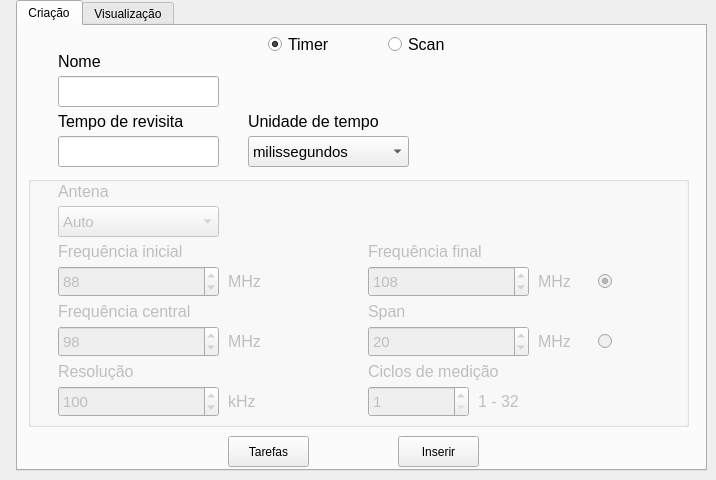
    <widget class="QWidget" name="tab_5">
     <attribute name="title">
      <string>Bloco de execução</string>
     </attribute>
     <widget class="QTabWidget" name="tabWidget_3">
      <property name="geometry">
       <rect>
        <x>16</x>
        <y>0</y>
        <width>691</width>
        <height>471</height>
       </rect>
      </property>
      <property name="currentIndex">
       <number>0</number>
      </property>
      <widget class="QWidget" name="tab_15">
       <attribute name="title">
        <string>Criação</string>
       </attribute>
       <widget class="QPushButton" name="scan_inserir_bt">
        <property name="geometry">
         <rect>
          <x>380</x>
          <y>410</y>
          <width>81</width>
          <height>31</height>
         </rect>
        </property>
        <property name="text">
         <string>Inserir</string>
        </property>
       </widget>
       <widget class="QPushButton" name="scan_tarefas_bt">
        <property name="geometry">
         <rect>
          <x>210</x>
          <y>410</y>
          <width>81</width>
          <height>31</height>
         </rect>
        </property>
        <property name="text">
         <string>Tarefas</string>
        </property>
       </widget>
       <widget class="QLineEdit" name="scan_nome_edit">
        <property name="geometry">
         <rect>
          <x>40</x>
          <y>50</y>
          <width>161</width>
          <height>31</height>
         </rect>
        </property>
        <property name="font">
         <font>
          <pointsize>11</pointsize>
         </font>
        </property>
       </widget>
       <widget class="QLabel" name="scan_nome_label">
        <property name="geometry">
         <rect>
          <x>40</x>
          <y>20</y>
          <width>71</width>
          <height>31</height>
         </rect>
        </property>
        <property name="font">
         <font>
          <pointsize>12</pointsize>
         </font>
        </property>
        <property name="text">
         <string>Nome</string>
        </property>
       </widget>
       <widget class="QRadioButton" name="scan_scan_radio">
        <property name="geometry">
         <rect>
          <x>370</x>
          <y>10</y>
          <width>82</width>
          <height>17</height>
         </rect>
        </property>
        <property name="font">
         <font>
          <pointsize>12</pointsize>
         </font>
        </property>
        <property name="text">
         <string>Scan</string>
        </property>
        <property name="checkable">
         <bool>true</bool>
        </property>
        <property name="checked">
         <bool>false</bool>
        </property>
       </widget>
       <widget class="QLabel" name="scan_inter_label">
        <property name="geometry">
         <rect>
          <x>40</x>
          <y>80</y>
          <width>141</width>
          <height>31</height>
         </rect>
        </property>
        <property name="font">
         <font>
          <pointsize>12</pointsize>
         </font>
        </property>
        <property name="text">
         <string>Tempo de revisita</string>
        </property>
       </widget>
       <widget class="QLineEdit" name="scan_inter_edit">
        <property name="geometry">
         <rect>
          <x>40</x>
          <y>110</y>
          <width>161</width>
          <height>31</height>
         </rect>
        </property>
        <property name="font">
         <font>
          <pointsize>11</pointsize>
         </font>
        </property>
       </widget>
       <widget class="QGroupBox" name="groupBox">
        <property name="enabled">
         <bool>false</bool>
        </property>
        <property name="geometry">
         <rect>
          <x>10</x>
          <y>150</y>
          <width>661</width>
          <height>251</height>
         </rect>
        </property>
        <property name="title">
         <string/>
        </property>
        <widget class="QLabel" name="scan_mhzspan_label">
         <property name="geometry">
          <rect>
           <x>510</x>
           <y>150</y>
           <width>71</width>
           <height>31</height>
          </rect>
         </property>
         <property name="font">
          <font>
           <pointsize>12</pointsize>
          </font>
         </property>
         <property name="text">
          <string>MHz</string>
         </property>
        </widget>
        <widget class="QLabel" name="scan_mhzmin_label_2">
         <property name="geometry">
          <rect>
           <x>510</x>
           <y>90</y>
           <width>71</width>
           <height>31</height>
          </rect>
         </property>
         <property name="font">
          <font>
           <pointsize>12</pointsize>
          </font>
         </property>
         <property name="text">
          <string>MHz</string>
         </property>
        </widget>
        <widget class="QRadioButton" name="scan_central_radio">
         <property name="enabled">
          <bool>false</bool>
         </property>
         <property name="geometry">
          <rect>
           <x>570</x>
           <y>150</y>
           <width>21</width>
           <height>31</height>
          </rect>
         </property>
         <property name="font">
          <font>
           <pointsize>12</pointsize>
          </font>
         </property>
         <property name="text">
          <string/>
         </property>
        </widget>
        <widget class="QSpinBox" name="scan_fmin_sbox">
         <property name="enabled">
          <bool>false</bool>
         </property>
         <property name="geometry">
          <rect>
           <x>30</x>
           <y>90</y>
           <width>161</width>
           <height>31</height>
          </rect>
         </property>
         <property name="font">
          <font>
           <pointsize>11</pointsize>
          </font>
         </property>
         <property name="minimum">
          <number>10</number>
         </property>
         <property name="maximum">
          <number>6000</number>
         </property>
         <property name="singleStep">
          <number>1</number>
         </property>
         <property name="value">
          <number>88</number>
         </property>
        </widget>
        <widget class="QSpinBox" name="scan_span_sbox">
         <property name="enabled">
          <bool>false</bool>
         </property>
         <property name="geometry">
          <rect>
           <x>340</x>
           <y>150</y>
           <width>161</width>
           <height>31</height>
          </rect>
         </property>
         <property name="font">
          <font>
           <pointsize>11</pointsize>
          </font>
         </property>
         <property name="minimum">
          <number>10</number>
         </property>
         <property name="maximum">
          <number>6000</number>
         </property>
         <property name="singleStep">
          <number>1</number>
         </property>
         <property name="value">
          <number>20</number>
         </property>
        </widget>
        <widget class="QLabel" name="scan_fmin_label">
         <property name="geometry">
          <rect>
           <x>30</x>
           <y>60</y>
           <width>161</width>
           <height>31</height>
          </rect>
         </property>
         <property name="font">
          <font>
           <pointsize>12</pointsize>
          </font>
         </property>
         <property name="text">
          <string>Frequência inicial</string>
         </property>
        </widget>
        <widget class="QLabel" name="scan_mhzmin_label">
         <property name="geometry">
          <rect>
           <x>200</x>
           <y>90</y>
           <width>71</width>
           <height>31</height>
          </rect>
         </property>
         <property name="font">
          <font>
           <pointsize>12</pointsize>
          </font>
         </property>
         <property name="text">
          <string>MHz</string>
         </property>
        </widget>
        <widget class="QLabel" name="scan_span_label">
         <property name="geometry">
          <rect>
           <x>340</x>
           <y>120</y>
           <width>71</width>
           <height>31</height>
          </rect>
         </property>
         <property name="font">
          <font>
           <pointsize>12</pointsize>
          </font>
         </property>
         <property name="text">
          <string>Span</string>
         </property>
        </widget>
        <widget class="QSpinBox" name="scan_fcentral_sbox">
         <property name="enabled">
          <bool>false</bool>
         </property>
         <property name="geometry">
          <rect>
           <x>30</x>
           <y>150</y>
           <width>161</width>
           <height>31</height>
          </rect>
         </property>
         <property name="font">
          <font>
           <pointsize>11</pointsize>
          </font>
         </property>
         <property name="minimum">
          <number>10</number>
         </property>
         <property name="maximum">
          <number>6000</number>
         </property>
         <property name="singleStep">
          <number>1</number>
         </property>
         <property name="value">
          <number>98</number>
         </property>
        </widget>
        <widget class="QLabel" name="scan_fmax_label">
         <property name="geometry">
          <rect>
           <x>340</x>
           <y>60</y>
           <width>241</width>
           <height>31</height>
          </rect>
         </property>
         <property name="font">
          <font>
           <pointsize>12</pointsize>
          </font>
         </property>
         <property name="text">
          <string>Frequência final</string>
         </property>
        </widget>
        <widget class="QSpinBox" name="scan_fmax_sbox">
         <property name="enabled">
          <bool>false</bool>
         </property>
         <property name="geometry">
          <rect>
           <x>340</x>
           <y>90</y>
           <width>161</width>
           <height>31</height>
          </rect>
         </property>
         <property name="font">
          <font>
           <pointsize>11</pointsize>
          </font>
         </property>
         <property name="minimum">
          <number>10</number>
         </property>
         <property name="maximum">
          <number>6000</number>
         </property>
         <property name="singleStep">
          <number>1</number>
         </property>
         <property name="value">
          <number>108</number>
         </property>
        </widget>
        <widget class="QLabel" name="scan_mhzcentral_label">
         <property name="geometry">
          <rect>
           <x>200</x>
           <y>150</y>
           <width>71</width>
           <height>31</height>
          </rect>
         </property>
         <property name="font">
          <font>
           <pointsize>12</pointsize>
          </font>
         </property>
         <property name="text">
          <string>MHz</string>
         </property>
        </widget>
        <widget class="QLabel" name="scan_fcentral_label">
         <property name="geometry">
          <rect>
           <x>30</x>
           <y>120</y>
           <width>141</width>
           <height>31</height>
          </rect>
         </property>
         <property name="font">
          <font>
           <pointsize>12</pointsize>
          </font>
         </property>
         <property name="text">
          <string>Frequência central</string>
         </property>
        </widget>
        <widget class="QLabel" name="scan_ciclounit_label">
         <property name="geometry">
          <rect>
           <x>450</x>
           <y>210</y>
           <width>71</width>
           <height>31</height>
          </rect>
         </property>
         <property name="font">
          <font>
           <pointsize>12</pointsize>
          </font>
         </property>
         <property name="text">
          <string>1 - 32</string>
         </property>
        </widget>
        <widget class="QLabel" name="scan_resol_label">
         <property name="geometry">
          <rect>
           <x>30</x>
           <y>180</y>
           <width>81</width>
           <height>31</height>
          </rect>
         </property>
         <property name="font">
          <font>
           <pointsize>12</pointsize>
          </font>
         </property>
         <property name="text">
          <string>Resolução</string>
         </property>
        </widget>
        <widget class="QLabel" name="scan_ciclo_label">
         <property name="geometry">
          <rect>
           <x>340</x>
           <y>180</y>
           <width>131</width>
           <height>31</height>
          </rect>
         </property>
         <property name="font">
          <font>
           <pointsize>12</pointsize>
          </font>
         </property>
         <property name="text">
          <string>Ciclos de medição</string>
         </property>
        </widget>
        <widget class="QLabel" name="scan_mhzmin_label_3">
         <property name="geometry">
          <rect>
           <x>200</x>
           <y>210</y>
           <width>71</width>
           <height>31</height>
          </rect>
         </property>
         <property name="font">
          <font>
           <pointsize>12</pointsize>
          </font>
         </property>
         <property name="text">
          <string>kHz</string>
         </property>
        </widget>
        <widget class="QSpinBox" name="scan_ciclo_cbox">
         <property name="enabled">
          <bool>false</bool>
         </property>
         <property name="geometry">
          <rect>
           <x>340</x>
           <y>210</y>
           <width>101</width>
           <height>31</height>
          </rect>
         </property>
         <property name="font">
          <font>
           <pointsize>11</pointsize>
          </font>
         </property>
         <property name="minimum">
          <number>1</number>
         </property>
         <property name="maximum">
          <number>32</number>
         </property>
        </widget>
        <widget class="QLabel" name="scan_antena_label">
         <property name="geometry">
          <rect>
           <x>30</x>
           <y>0</y>
           <width>141</width>
           <height>31</height>
          </rect>
         </property>
         <property name="font">
          <font>
           <pointsize>12</pointsize>
          </font>
         </property>
         <property name="text">
          <string>Antena</string>
         </property>
        </widget>
        <widget class="QComboBox" name="scan_antena_cbox">
         <property name="enabled">
          <bool>false</bool>
         </property>
         <property name="geometry">
          <rect>
           <x>30</x>
           <y>30</y>
           <width>161</width>
           <height>31</height>
          </rect>
         </property>
         <property name="font">
          <font>
           <pointsize>11</pointsize>
          </font>
         </property>
         <item>
          <property name="text">
           <string>Auto</string>
          </property>
         </item>
         <item>
          <property name="text">
           <string>1</string>
          </property>
         </item>
         <item>
          <property name="text">
           <string>2</string>
          </property>
         </item>
         <item>
          <property name="text">
           <string>3</string>
          </property>
         </item>
         <item>
          <property name="text">
           <string>4</string>
          </property>
         </item>
        </widget>
        <widget class="QRadioButton" name="scan_finicial_radio">
         <property name="enabled">
          <bool>false</bool>
         </property>
         <property name="geometry">
          <rect>
           <x>570</x>
           <y>90</y>
           <width>21</width>
           <height>31</height>
          </rect>
         </property>
         <property name="font">
          <font>
           <pointsize>12</pointsize>
          </font>
         </property>
         <property name="text">
          <string/>
         </property>
         <property name="checked">
          <bool>true</bool>
         </property>
        </widget>
        <widget class="QSpinBox" name="scan_resol_sbox">
         <property name="enabled">
          <bool>false</bool>
         </property>
         <property name="geometry">
          <rect>
           <x>30</x>
           <y>210</y>
           <width>161</width>
           <height>31</height>
          </rect>
         </property>
         <property name="font">
          <font>
           <pointsize>11</pointsize>
          </font>
         </property>
         <property name="minimum">
          <number>1</number>
         </property>
         <property name="maximum">
          <number>6000</number>
         </property>
         <property name="singleStep">
          <number>10</number>
         </property>
         <property name="value">
          <number>100</number>
         </property>
        </widget>
       </widget>
       <widget class="QComboBox" name="scan_temp_cbox">
        <property name="geometry">
         <rect>
          <x>230</x>
          <y>110</y>
          <width>161</width>
          <height>31</height>
         </rect>
        </property>
        <property name="font">
         <font>
          <pointsize>11</pointsize>
         </font>
        </property>
        <item>
         <property name="text">
          <string>milissegundos</string>
         </property>
        </item>
        <item>
         <property name="text">
          <string>segundos</string>
         </property>
        </item>
        <item>
         <property name="text">
          <string>minutos</string>
         </property>
        </item>
        <item>
         <property name="text">
          <string>horas</string>
         </property>
        </item>
       </widget>
       <widget class="QLabel" name="scan_interunit_label">
        <property name="geometry">
         <rect>
          <x>230</x>
          <y>80</y>
          <width>141</width>
          <height>31</height>
         </rect>
        </property>
        <property name="font">
         <font>
          <pointsize>12</pointsize>
         </font>
        </property>
        <property name="text">
         <string>Unidade de tempo</string>
        </property>
       </widget>
       <widget class="QRadioButton" name="scan_timer_radio">
        <property name="geometry">
         <rect>
          <x>250</x>
          <y>10</y>
          <width>82</width>
          <height>17</height>
         </rect>
        </property>
        <property name="font">
         <font>
          <pointsize>12</pointsize>
         </font>
        </property>
        <property name="text">
         <string>Timer</string>
        </property>
        <property name="checkable">
         <bool>true</bool>
        </property>
        <property name="checked">
         <bool>true</bool>
        </property>
       </widget>
      </widget>
      <widget class="QWidget" name="tab_16">
       <attribute name="title">
        <string>Visualização</string>
       </attribute>
       <widget class="QPushButton" name="scan_apagar_bt_3">
        <property name="geometry">
         <rect>
          <x>300</x>
          <y>400</y>
          <width>91</width>
          <height>31</height>
         </rect>
        </property>
        <property name="text">
         <string>Apagar</string>
        </property>
       </widget>
       <widget class="QListWidget" name="scan_lista_lwid">
        <property name="geometry">
         <rect>
          <x>9</x>
          <y>40</y>
          <width>661</width>
          <height>341</height>
         </rect>
        </property>
        <property name="verticalScrollBarPolicy">
         <enum>Qt::ScrollBarAlwaysOn</enum>
        </property>
       </widget>
       <widget class="QLabel" name="scan_listablocos_label">
        <property name="geometry">
         <rect>
          <x>10</x>
          <y>10</y>
          <width>111</width>
          <height>31</height>
         </rect>
        </property>
        <property name="font">
         <font>
          <pointsize>12</pointsize>
         </font>
        </property>
        <property name="text">
         <string>Lista de blocos</string>
        </property>
       </widget>
      </widget>
     </widget>
    </widget>
